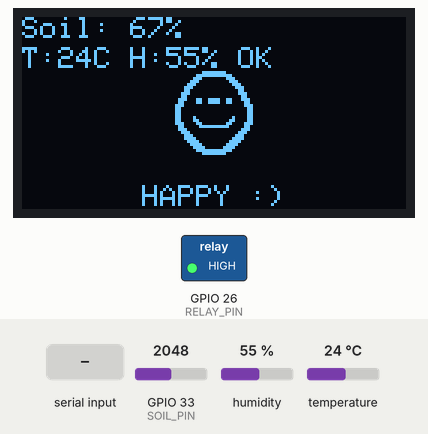
Simulated run of this sketch. Board: ESP32. On the bench: 128×64 one-colour display, switched loads named in the sketch (green lamp = pin HIGH). The test bench sets the inputs (shaded band); at power-on: GPIO 33 (SOIL_PIN) = 2048, humidity 55 %, temperature 24 °C. WiFi joins after 1.5 s; servers stay silent unless stated; uploads are accepted with an empty reply; EEPROM starts erased; what the sketch prints to the serial monitor is not drawn.

Above: at 3.5 s.
3.6 s: GPIO 33 (SOIL_PIN) set to 3294
At 4.74 s:
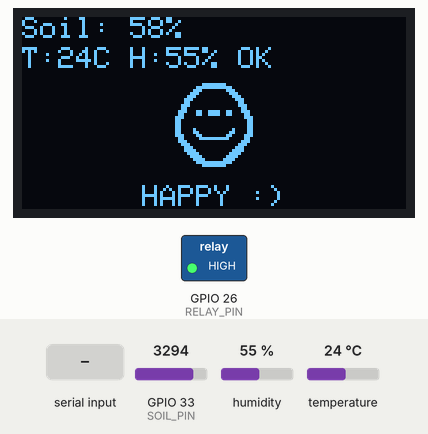
5.9 s: GPIO 33 (SOIL_PIN) set to 3371
At 10.6 s:
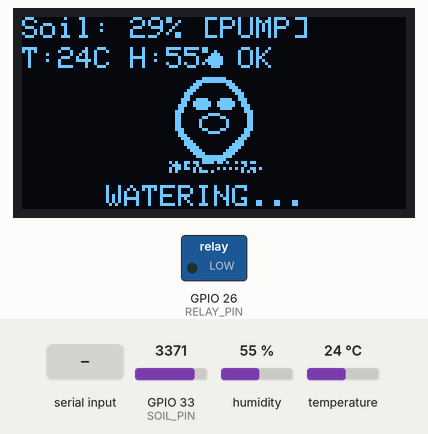
12.4 s: "W" received over Serial
At 14.6 s:
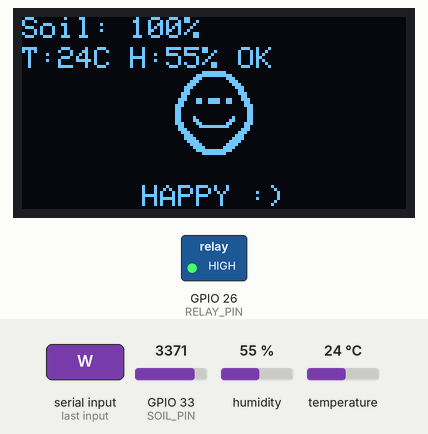
15.8 s: humidity set to 22 %
At 16.6 s:
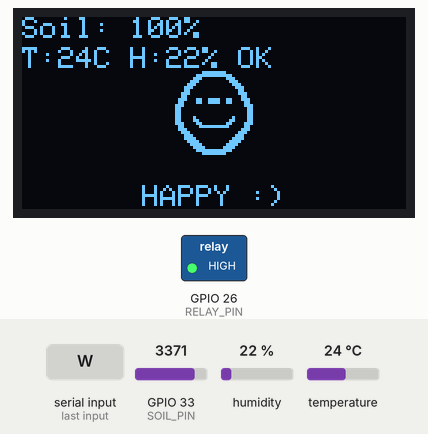
17.9 s: "C" received over Serial
At 18.1 s:
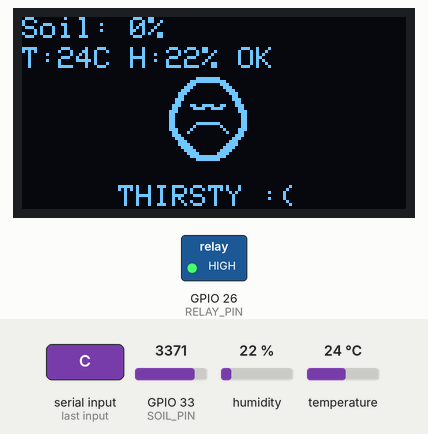
19.9 s: temperature set to 12 °C
At 20.6 s:
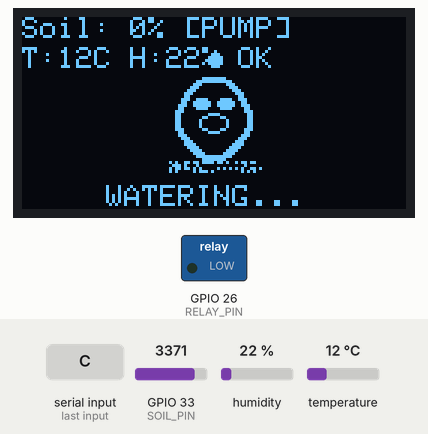
Timing chart, 0 to 22.9 s (numbered marks = the images above; inputs shaded):
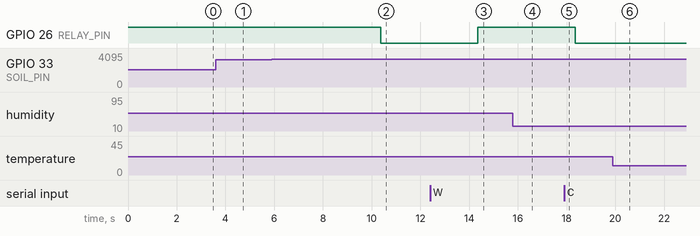

The sketch:

Smart_Plant.ino
```cpp
/*
  SmartPlant ESP32 — v2.0 (Non-Blocking & Stabilized)
  ══════════════════════════════════════════════════════════════
  Updated by Antigravity:
  - Fixed API_URL to match local backend discovered at 10.120.162.117
  - Synced DEVICE_KEY to backend default "12345"
  - Restored backend-to-hardware pump control bridge
*/

#include <WiFi.h>
#include <WiFiClient.h> // Using WiFiClient for local network
#include <HTTPClient.h>
#include <ArduinoJson.h>
#include <Preferences.h>
#include <Wire.h>
#include <Adafruit_GFX.h>
#include <Adafruit_SSD1306.h>
#include <DHT.h>

// ─── DISPLAY ────────────────────────────────────────────────────
#define SCREEN_WIDTH  128
#define SCREEN_HEIGHT  64
Adafruit_SSD1306 display(SCREEN_WIDTH, SCREEN_HEIGHT, &Wire, -1);

// ─── DHT11 ──────────────────────────────────────────────────────
#define DHT_PIN  4
DHT dht(DHT_PIN, DHT11);

// ─── NVS ────────────────────────────────────────────────────────
Preferences prefs;

// ─── WIFI / API CONFIG ──────────────────────────────────────────
const char* WIFI_SSID  = "OPPO";
const char* WIFI_PASS  = "yoman123";
// Points to the local server running on your PC
const char* API_URL    = "http://10.82.47.207:5000/api/esp/sensor";
const char* DEVICE_KEY = "12345";
const char* ZONE_ID    = "A";

// ─── PINS ───────────────────────────────────────────────────────
const int RELAY_PIN = 26;
const int SOIL_PIN  = 33;

// ─── MOTOR THRESHOLDS ───────────────────────────────────────────
const float MOTOR_ON_THRESHOLD  = 30.0;   // 30% = dry soil
const float MOTOR_OFF_THRESHOLD = 60.0;   // 60% = wet enough

// ─── CALIBRATION DEFAULTS (raw ADC 0–4095) ──────────────────────
uint32_t dryRaw = 3200;
uint32_t wetRaw = 1500;

// ─── TIMING (Non-Blocking Intervals) ────────────────────────────
const unsigned long SENSOR_INTERVAL = 2000;  // Read sensors every 2s
const unsigned long SEND_INTERVAL   = 10000; // Send to API every 10s
const unsigned long ANIM_INTERVAL   = 250;   // Update animation every 250ms
const unsigned long WIFI_TIMEOUT    = 15000;

// ─── SMOOTHING ──────────────────────────────────────────────────
#define RING_SIZE 8
uint32_t ringBuf[RING_SIZE];
int ringIdx = 0;
bool ringFull = false;

// ─── RUNTIME VARIABLES ─────────────────────────────────────────
float    soilPct      = 0.0;
uint32_t lastSoilRaw  = 0;
bool     motorOn      = false;
float    tempC        = 25.0;
float    humidity     = 50.0;
String   prediction   = "Low";
bool     wifiOK       = false;
int      lastHttp     = 0;

unsigned long lastSend = 0;
unsigned long lastSensorRead = 0;
unsigned long lastAnimUpdate = 0;
bool animFrame = false; // Toggles between 0 and 1 for animation frames

// ═══════════════════════════════════════════════════════════════
// RELAY CONTROL
// ═══════════════════════════════════════════════════════════════

void motorON() {
  motorOn = true;
  digitalWrite(RELAY_PIN, LOW);   // active-LOW relay
  Serial.println("[MOTOR] ON — watering");
}

void motorOFF() {
  motorOn = false;
  digitalWrite(RELAY_PIN, HIGH);  // HIGH = relay OFF
  Serial.println("[MOTOR] OFF");
}

// ═══════════════════════════════════════════════════════════════
// WIFI
// ═══════════════════════════════════════════════════════════════

bool connectWiFi() {
  if (WiFi.status() == WL_CONNECTED) { wifiOK = true; return true; }

  Serial.print("[WIFI] Connecting...");
  WiFi.mode(WIFI_STA);
  WiFi.begin(WIFI_SSID, WIFI_PASS);

  // Ensure relay holds its state during WiFi blocking connection
  digitalWrite(RELAY_PIN, motorOn ? LOW : HIGH);

  unsigned long t0 = millis();
  while (WiFi.status() != WL_CONNECTED) {
    if (millis() - t0 > WIFI_TIMEOUT) {
      wifiOK = false;
      Serial.println(" Timeout.");
      return false;
    }
    delay(250);
  }
  wifiOK = true;
  Serial.print(" Connected: ");
  Serial.println(WiFi.localIP());
  return true;
}

// ═══════════════════════════════════════════════════════════════
// SOIL MOISTURE READING
// ═══════════════════════════════════════════════════════════════

// Improved noise rejection to allow reading with WiFi ON
uint32_t readSoilRaw() {
  const int SAMPLES = 32; // Increased sampling for better WiFi noise rejection
  uint32_t buf[SAMPLES];

  for (int i = 0; i < SAMPLES; i++) {
    buf[i] = (uint32_t)analogRead(SOIL_PIN);
    delayMicroseconds(500);
  }

  // Insertion sort for median filtering
  for (int i = 1; i < SAMPLES; i++) {
    uint32_t key = buf[i];
    int j = i - 1;
    while (j >= 0 && buf[j] > key) { buf[j+1] = buf[j]; j--; }
    buf[j+1] = key;
  }

  // Average middle 50% (throws away outliers caused by WiFi spikes)
  int lo = SAMPLES / 4;
  int hi = SAMPLES * 3 / 4;
  uint32_t sum = 0;
  for (int i = lo; i < hi; i++) sum += buf[i];
  return sum / (hi - lo);
}

void updateMoisture() {
  uint32_t raw = readSoilRaw();

  // Ring buffer smoothing
  ringBuf[ringIdx] = raw;
  ringIdx = (ringIdx + 1) % RING_SIZE;
  if (ringIdx == 0) ringFull = true;

  int count = ringFull ? RING_SIZE : ringIdx;
  if (count < 1) count = 1;
  uint32_t sum = 0;
  for (int i = 0; i < count; i++) sum += ringBuf[i];
  lastSoilRaw = sum / count;

  // Map: dryRaw→0%, wetRaw→100%
  if (lastSoilRaw >= dryRaw)      soilPct = 0.0;
  else if (lastSoilRaw <= wetRaw) soilPct = 100.0;
  else soilPct = (float)(dryRaw - lastSoilRaw) * 100.0 / (float)(dryRaw - wetRaw);
}

// ═══════════════════════════════════════════════════════════════
// MOTOR DECISION
// ═══════════════════════════════════════════════════════════════

void decideMotor() {
  if (!motorOn && soilPct < MOTOR_ON_THRESHOLD) {
    motorON();
  }
  else if (motorOn && soilPct > MOTOR_OFF_THRESHOLD) {
    motorOFF();
  }
}

// ═══════════════════════════════════════════════════════════════
// DHT11
// ═══════════════════════════════════════════════════════════════

void readDHT() {
  float h = dht.readHumidity();
  float t = dht.readTemperature();
  if (!isnan(h) && !isnan(t)) {
    humidity = h;
    tempC = t;
  }
}

// ═══════════════════════════════════════════════════════════════
// API
// ═══════════════════════════════════════════════════════════════

void sendToAPI() {
  if (!connectWiFi()) return;

  WiFiClient client;
  HTTPClient http;
  if (!http.begin(client, API_URL)) return;

  http.setConnectTimeout(5000);
  http.setTimeout(5000);
  http.addHeader("Content-Type", "application/json");
  http.addHeader("X-Device-Key", DEVICE_KEY);

  JsonDocument doc;
  doc["zone_id"]        = ZONE_ID;
  doc["soil_moisture"]  = soilPct;
  doc["temperature_c"]  = tempC;
  doc["humidity"]       = humidity;
  doc["rainfall_mm"]    = 0.0;
  doc["sunlight_hours"] = 7.0;
  doc["wind_speed_kmh"] = 2.0;

  String payload;
  serializeJson(doc, payload);
  lastHttp = http.POST(payload);

  if (lastHttp > 0) {
    String resp = http.getString();
    JsonDocument out;
    if (!deserializeJson(out, resp)) {
      prediction = String(out["prediction"] | "Low");

      // ─── BRIDGE: Web-to-Hardware Control ───
      bool apiMotor = out["motor_on"] | false;
      if (apiMotor && !motorOn) {
        motorON();
        Serial.println("[API] Web dashboard requested motor ON");
      } else if (!apiMotor && motorOn) {
        motorOFF();
        Serial.println("[API] Web dashboard requested motor OFF");
      }
    }
  } else {
    Serial.print("[API] Failed to connect to server. Error code: ");
    Serial.println(lastHttp);
    Serial.println("[API] (Hint: Windows Firewall might be blocking port 5000!)");
  }
  http.end();
}

// ═══════════════════════════════════════════════════════════════
// CALIBRATION (NVS)
// ═══════════════════════════════════════════════════════════════

void loadCal() {
  dryRaw = prefs.getUInt("dry", 3200);
  wetRaw = prefs.getUInt("wet", 1500);
  if (dryRaw <= wetRaw) { dryRaw = 3200; wetRaw = 1500; }
  Serial.print("[CAL] DRY="); Serial.print(dryRaw);
  Serial.print(" WET="); Serial.println(wetRaw);
}

void saveCal() {
  prefs.putUInt("dry", dryRaw);
  prefs.putUInt("wet", wetRaw);
}

// ═══════════════════════════════════════════════════════════════
// SERIAL COMMANDS
// ═══════════════════════════════════════════════════════════════

void handleSerial() {
  if (!Serial.available()) return;
  char cmd = toupper(Serial.read());
  while (Serial.available()) Serial.read(); // Clear buffer

  if (cmd == 'L') {
    Serial.println("\n=== LIVE MONITOR (press key to exit) ===");
    while (!Serial.available()) {
      uint32_t raw = analogRead(SOIL_PIN);
      Serial.print("  raw="); Serial.print(raw);
      Serial.println();
      delay(250);
    }
    while (Serial.available()) Serial.read();
    Serial.println("=== EXIT ===\n");

  } else if (cmd == 'D') {
    dryRaw = readSoilRaw();
    Serial.print("[CAL] DRY set to "); Serial.println(dryRaw);
    if (dryRaw > wetRaw + 300) { saveCal(); Serial.println("[CAL] Saved!"); }

  } else if (cmd == 'W') {
    wetRaw = readSoilRaw();
    Serial.print("[CAL] WET set to "); Serial.println(wetRaw);
    if (dryRaw > wetRaw + 300) { saveCal(); Serial.println("[CAL] Saved!"); }

  } else if (cmd == 'C') {
    updateMoisture();
    Serial.print("[CAL] DRY="); Serial.print(dryRaw);
    Serial.print(" WET="); Serial.print(wetRaw);
    Serial.print(" NOW="); Serial.print(lastSoilRaw);
    Serial.print(" soil="); Serial.print(soilPct, 1);
    Serial.println("%");

  } else if (cmd == 'R') {
    dryRaw = 3200; wetRaw = 1500;
    saveCal();
    Serial.println("[CAL] Reset to defaults (3200/1500)");

  } else if (cmd == 'H' || cmd == '?') {
    Serial.println("[HELP] L=live D=dry W=wet C=check R=reset H=help");
  }
}

// ═══════════════════════════════════════════════════════════════
// BITMAPS (32x32 face icons)
// ═══════════════════════════════════════════════════════════════

const unsigned char bmp_happy[] PROGMEM = {
  0x00,0x0f,0xf0,0x00,0x00,0x3f,0xfc,0x00,0x00,0x70,0x0e,0x00,0x00,0xe0,0x07,0x00,
  0x01,0xc0,0x03,0x80,0x03,0x80,0x01,0xc0,0x03,0x00,0x00,0xc0,0x07,0x00,0x00,0xe0,
  0x06,0x00,0x00,0x60,0x0e,0x33,0xcc,0x70,0x0c,0x33,0xcc,0x30,0x1c,0x00,0x00,0x38,
  0x18,0x00,0x00,0x18,0x18,0x00,0x00,0x18,0x18,0x00,0x00,0x18,0x18,0x40,0x02,0x18,
  0x18,0x60,0x06,0x18,0x1c,0x30,0x0c,0x38,0x0c,0x1f,0xf8,0x30,0x0e,0x00,0x00,0x70,
  0x07,0x00,0x00,0xe0,0x03,0x80,0x01,0xc0,0x03,0xc0,0x03,0xc0,0x01,0xe0,0x07,0x80,
  0x00,0xf0,0x0f,0x00,0x00,0x78,0x1e,0x00,0x00,0x3f,0xfc,0x00,0x00,0x0f,0xf0,0x00
};

const unsigned char bmp_sad[] PROGMEM = {
  0x00,0x0f,0xf0,0x00,0x00,0x3f,0xfc,0x00,0x00,0x70,0x0e,0x00,0x00,0xe0,0x07,0x00,
  0x01,0xc0,0x03,0x80,0x03,0x80,0x01,0xc0,0x03,0x00,0x00,0xc0,0x07,0x00,0x00,0xe0,
  0x06,0x00,0x00,0x60,0x0e,0x33,0xcc,0x70,0x0c,0x1e,0x78,0x30,0x1c,0x00,0x00,0x38,
  0x18,0x00,0x00,0x18,0x18,0x00,0x00,0x18,0x18,0x00,0x00,0x18,0x18,0x0f,0xf0,0x18,
  0x18,0x10,0x08,0x18,0x1c,0x20,0x04,0x38,0x0c,0x40,0x02,0x30,0x0e,0x00,0x00,0x70,
  0x07,0x00,0x00,0xe0,0x03,0x80,0x01,0xc0,0x03,0xc0,0x03,0xc0,0x01,0xe0,0x07,0x80,
  0x00,0xf0,0x0f,0x00,0x00,0x78,0x1e,0x00,0x00,0x3f,0xfc,0x00,0x00,0x0f,0xf0,0x00
};

const unsigned char bmp_drink[] PROGMEM = {
  0x00,0x0f,0xf0,0x00,0x00,0x3f,0xfc,0x00,0x00,0x70,0x0e,0x00,0x00,0xe0,0x07,0x00,
  0x01,0xc0,0x03,0x80,0x03,0x80,0x01,0xc0,0x03,0x00,0x00,0xc0,0x07,0x3c,0x3c,0xe0,
  0x06,0x7e,0x7e,0x60,0x0e,0x7e,0x7e,0x70,0x0c,0x3c,0x3c,0x30,0x1c,0x00,0x00,0x38,
  0x18,0x03,0xc0,0x18,0x18,0x0c,0x30,0x18,0x18,0x10,0x08,0x18,0x18,0x10,0x08,0x18,
  0x18,0x10,0x08,0x18,0x1c,0x0c,0x30,0x38,0x0c,0x03,0xc0,0x30,0x0e,0x00,0x00,0x70,
  0x07,0x00,0x00,0xe0,0x03,0x80,0x01,0xc0,0x03,0xc0,0x03,0xc0,0x01,0xe0,0x07,0x80,
  0x00,0xf0,0x0f,0x00,0x00,0x78,0x1e,0x00,0x00,0x3f,0xfc,0x00,0x00,0x0f,0xf0,0x00
};

// ═══════════════════════════════════════════════════════════════
// OLED DISPLAY (Non-Blocking Rendering)
// ═══════════════════════════════════════════════════════════════

void drawStatus() {
  display.setTextSize(1);
  display.setCursor(0, 0);
  display.print("Soil: "); display.print((int)soilPct); display.print("%");
  if (motorOn) display.print(" [PUMP]");

  display.setCursor(0, 10);
  display.print("T:"); display.print((int)tempC);
  display.print("C H:"); display.print((int)humidity);
  display.print("% ");
  display.print(wifiOK ? "OK" : "--");
}

void renderUI() {
  display.clearDisplay();
  display.setTextColor(SSD1306_WHITE);
  drawStatus();

  if (motorOn) {
    // Watering Animation
    display.drawBitmap(48, 20, bmp_drink, 32, 32, SSD1306_WHITE);
    display.fillCircle(64, animFrame ? 14 : 18, 2, SSD1306_WHITE);
    display.setCursor(28, 56); display.print("WATERING...");
  }
  else if (soilPct < MOTOR_ON_THRESHOLD) {
    // Thirsty Animation
    display.drawBitmap(animFrame ? 46 : 50, 20, bmp_sad, 32, 32, SSD1306_WHITE);
    display.setCursor(32, 56); display.print("THIRSTY :(");
  }
  else {
    // Happy Animation
    display.drawBitmap(48, animFrame ? 18 : 22, bmp_happy, 32, 32, SSD1306_WHITE);
    display.setCursor(40, 56); display.print("HAPPY :)");
  }

  display.display();
}

// ═══════════════════════════════════════════════════════════════
// SETUP
// ═══════════════════════════════════════════════════════════════

void setup() {
  pinMode(RELAY_PIN, OUTPUT);
  digitalWrite(RELAY_PIN, HIGH);
  motorOn = false;

  Serial.begin(115200);
  delay(500);
  Serial.println("\n================================");
  Serial.println("  SmartPlant — v2.0 (MODIFIED)");
  Serial.println("================================\n");

  Wire.begin(21, 22);
  if (display.begin(SSD1306_SWITCHCAPVCC, 0x3C) || display.begin(SSD1306_SWITCHCAPVCC, 0x3D)) {
    display.clearDisplay();
    display.setTextColor(SSD1306_WHITE);
    display.setTextSize(1);
    display.setCursor(20, 20); display.print("SmartPlant v2");
    display.setCursor(30, 36); display.print("Starting...");
    display.display();
  }

  dht.begin();
  prefs.begin("smartplant", false);
  loadCal();

  // Pre-warm smoothing buffer
  for (int i = 0; i < RING_SIZE; i++) {
    ringBuf[i] = readSoilRaw();
    delay(10);
  }
  ringFull = true;

  updateMoisture();
  readDHT();
  connectWiFi();
  decideMotor();
}

// ═══════════════════════════════════════════════════════════════
// MAIN LOOP (Fully Non-Blocking State Machine)
// ═══════════════════════════════════════════════════════════════

void loop() {
  unsigned long currentMillis = millis();

  // 1. Instant Serial Commands
  handleSerial();

  // 2. Sensor reading & motor logic (Every 2 seconds)
  if (currentMillis - lastSensorRead >= SENSOR_INTERVAL) {
    lastSensorRead = currentMillis;

    updateMoisture();
    readDHT();
    decideMotor();

    Serial.print("[LOOP] Soil:"); Serial.print(soilPct, 1);
    Serial.print("% raw:"); Serial.print(lastSoilRaw);
    Serial.print(" T:"); Serial.print(tempC, 1);
    Serial.print(" H:"); Serial.print(humidity, 1);
    Serial.print(" Motor:"); Serial.println(motorOn ? "ON" : "OFF");
  }

  // 3. API Sending (Every 10 seconds)
  if (currentMillis - lastSend >= SEND_INTERVAL) {
    lastSend = currentMillis;
    sendToAPI();
  }

  // 4. Smooth Display Animation (Every 250ms)
  if (currentMillis - lastAnimUpdate >= ANIM_INTERVAL) {
    lastAnimUpdate = currentMillis;
    animFrame = !animFrame; // Toggle frame boolean
    renderUI();
  }
}
```

Measured:
- the behaviour switches between 3333 and 3334 on GPIO 33 (SOIL_PIN) (found by bisection; images 1 and 2)
- after the input at 3.6 s, the display: first differs from a run without the input after 0.81 s (image 1 shows a later state)
- after the input at 5.9 s, GPIO 26 (RELAY_PIN): HIGH → LOW after 4.5 s instead of 6.5 s
- after the input at 12.4 s, GPIO 26 (RELAY_PIN): LOW → HIGH after 2.0 s; the display: first differs from a run without the input after 2.1 s (image 3)
- after the input at 15.8 s, the display: first differs from a run without the input after 0.68 s (image 4)
- after the input at 17.9 s, the display: changes after 0.08 s (image 5)
- after the input at 19.9 s, the display: first differs from a run without the input after 0.58 s (image 6)
